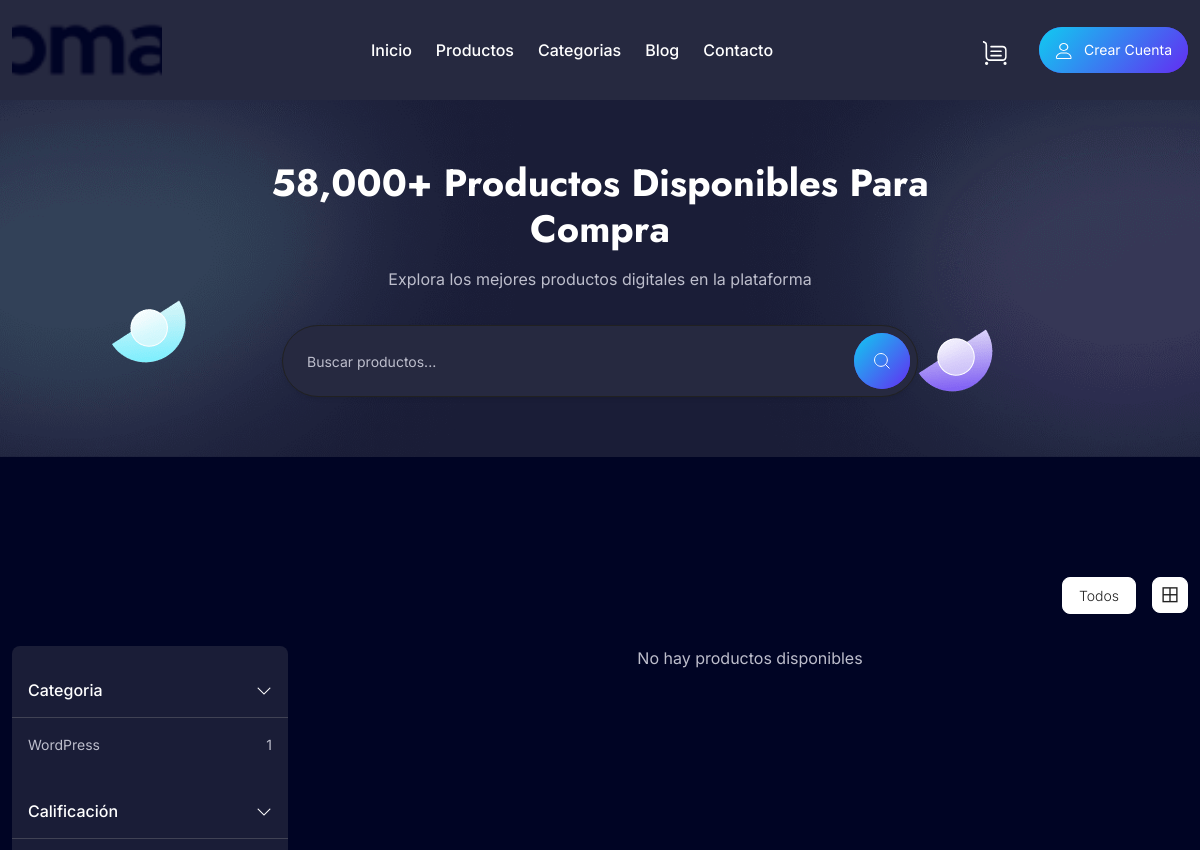
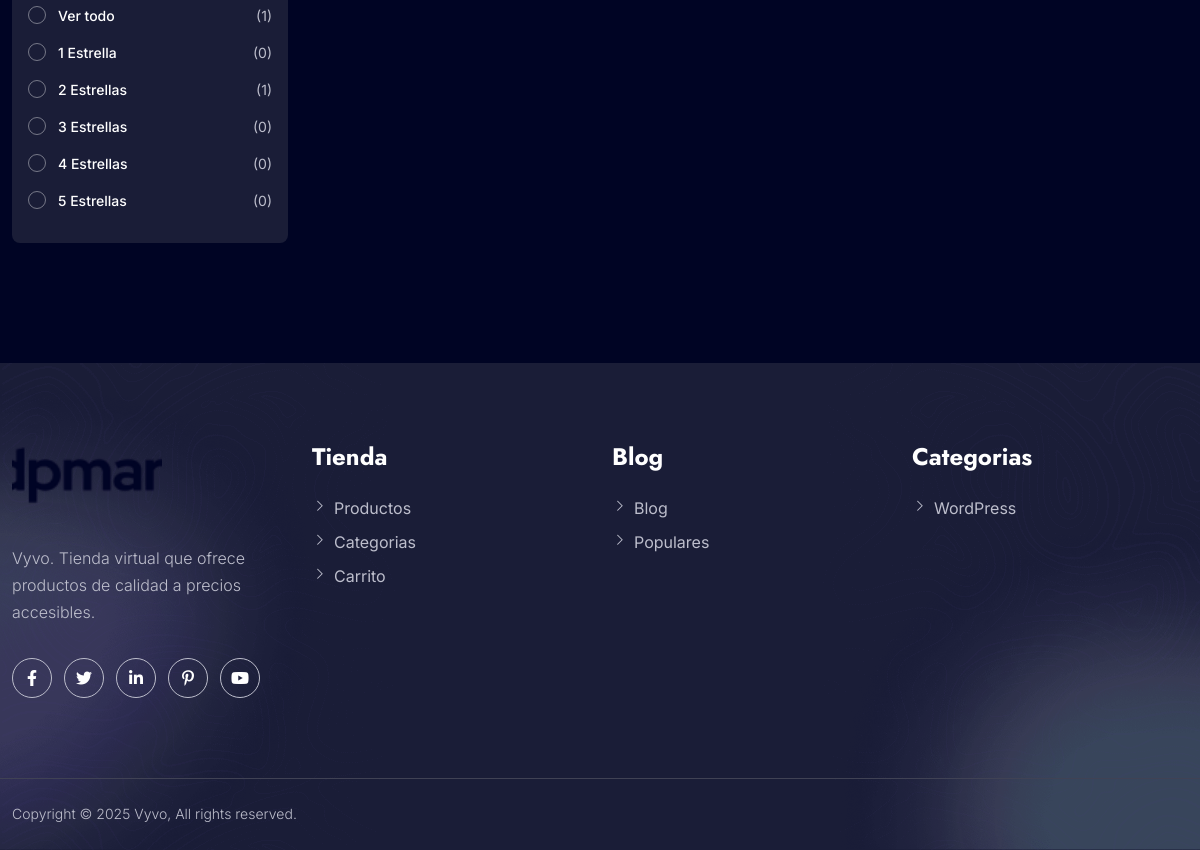
/shop/?category=1, run on an earlier commit of the app's database (2 pictures, top to bottom).
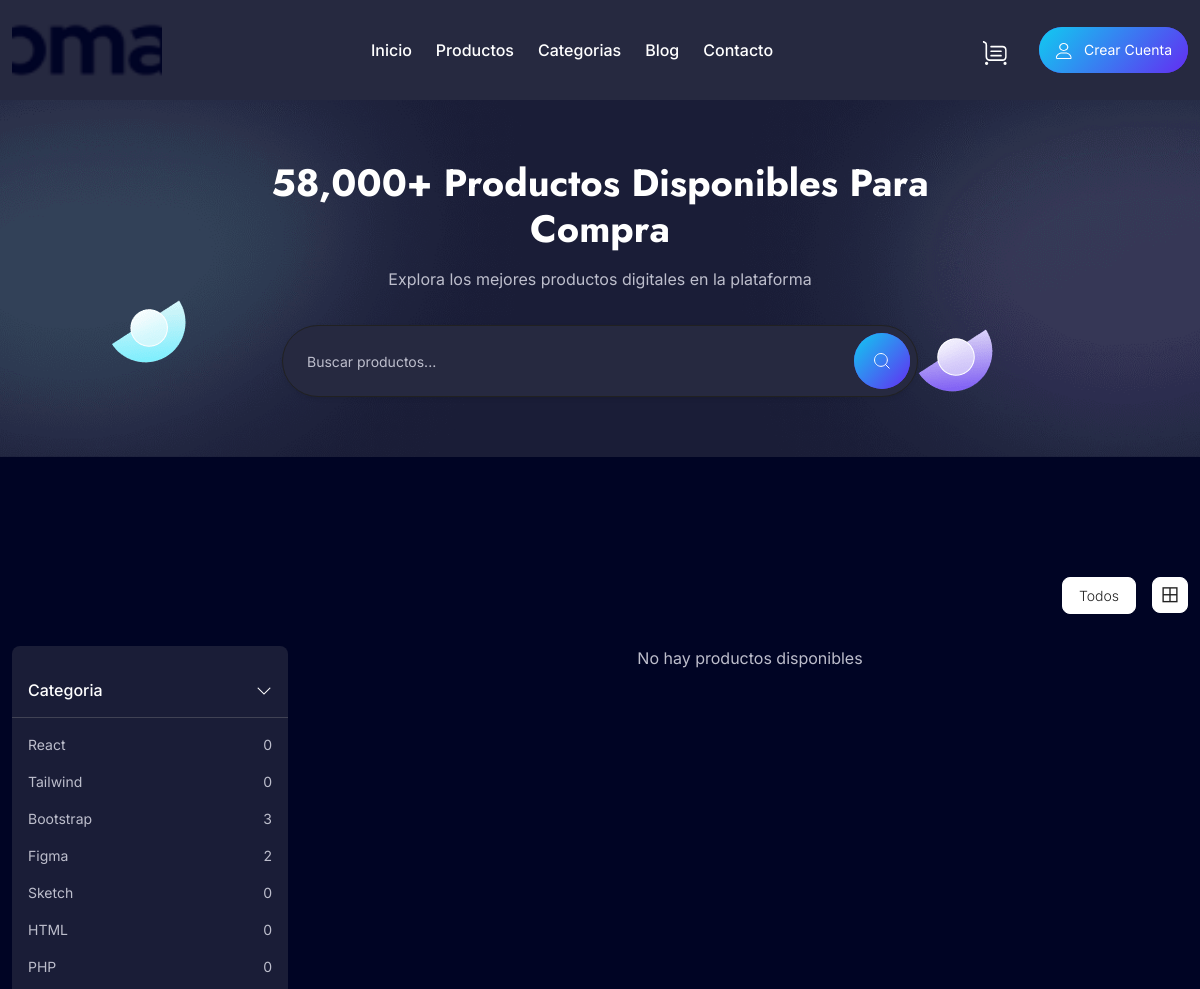
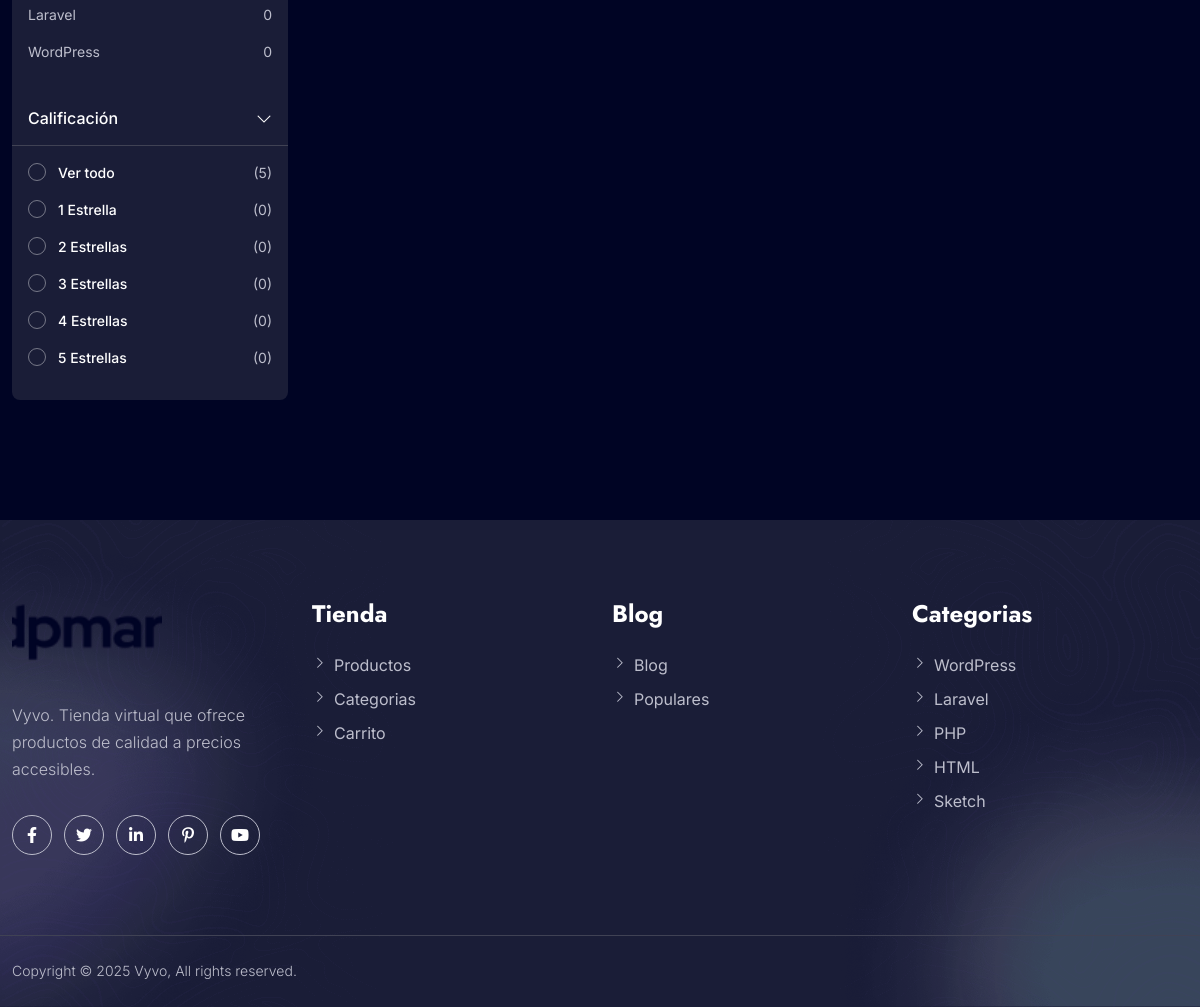
And on a later commit of the database (2 pictures, top to bottom).
### apps/shop/models.py (models this page shows, shortened)
class Category(models.Model):
    name = models.CharField(max_length=100)
    icon = models.ImageField(upload_to='categories_icons/')
    image = models.ImageField(upload_to='categories_images/', null=True, blank=True)
    created_at = models.DateTimeField(auto_now_add=True)
    def __str__(self):
        return self.name

### apps/shop/views.py (the view)
# urls.py: path('shop/', ShopView.as_view(), name='products'),
class ShopView(ListView):
    template_name = "shop.html"
    model = Product
    context_object_name = "products"
    paginate_by = 9
    def get_context_data(self, **kwargs):
        context = super().get_context_data(**kwargs)
        context['categories'] = Category.objects.all().order_by('-created_at')[:12]
        context['rating'] = {
            'all': Product.objects.all().count(),
            'one_star': Product.objects.filter(reviews__rating=1).count(),
            'two_star': Product.objects.filter(reviews__rating=2).count(),
            'three_star': Product.objects.filter(reviews__rating=3).count(),
            'four_star': Product.objects.filter(reviews__rating=4).count(),
            'five_star': Product.objects.filter(reviews__rating=5).count(),
        }
        search = self.request.GET.get('search')
        if search:
            context['products'] = Product.objects.filter(name__icontains=search).order_by('-created_at')
        category = self.request.GET.get('category')
        if category:
            context['products'] = Product.objects.filter(category__name=category).order_by('-created_at')
        rating = self.request.GET.get('rating')
        if rating:
            if rating == 'all':
                context['products'] = Product.objects.all().order_by('-created_at')
            else:
                context['products'] = Product.objects.filter(reviews__rating=rating).order_by('-created_at')
        return context

### apps/shop/templates/shop.html (shortened to what this page needs)
{% extends 'base.html' %}
{% load static %}
{% block content %}
<section class="breadcrumb breadcrumb-one padding-y-60 section-bg position-relative z-index-1 overflow-hidden">
    <img src="{% static 'assets/images/gradients/breadcrumb-gradient-bg.png' %}" alt="" class="bg--gradient">
    <img src="{% static 'assets/images/shapes/element-moon3.png' %}" alt="" class="element one">
    <img src="{% static 'assets/images/shapes/element-moon1.png' %}" alt="" class="element three">
    <div class="container container-two">
        <div class="row justify-content-center">
            <div class="col-lg-7">
                <div class="breadcrumb-one-content">
                    <h3 class="breadcrumb-one-content__title text-center mb-3 text-capitalize">58,000+ productos
                        disponibles para compra</h3>
                    <p class="breadcrumb-one-content__desc text-center text-black-three">Explora los mejores productos digitales en la plataforma</p>
                    <form action="{% url 'shop:products' %}" class="search-box">
                        <input type="text" name="search" class="common-input common-input--lg pill shadow-sm"
                            placeholder="Buscar productos..." value="{{ request.GET.search }}">
                        <button type="submit" class="btn btn-main btn-icon icon border-0">
                            <img src="{% static 'assets/images/icons/search.svg' %}" alt="">
                        </button>
                    </form>
                </div>
            </div>
        </div>
    </div>
</section>
<section class="all-product padding-y-120">
    <div class="container container-two">
        <div class="row">
            <div class="col-lg-12">
                <div class="filter-tab gap-3 flx-between">
                    <ul class="nav common-tab nav-pills mb-0 gap-lg-2 gap-1 ms-lg-auto" id="pills-tab"
                        role="tablist">
                        <li class="nav-item" role="presentation">
                            <button class="nav-link active" id="pills-product-tab" data-bs-toggle="pill"
                                data-bs-target="#pills-product" type="button" role="tab"
                                aria-controls="pills-product" aria-selected="true">Todos</button>
                        </li>
                    </ul>
                    <div class="list-grid d-flex align-items-center gap-2">
                        <button class="list-grid__button grid-button d-sm-flex d-none active text-body"><i
                                class="las la-border-all"></i></button>
                    </div>
                </div>
            </div>
            <div class="col-xl-3 col-lg-4">
                <div class="filter-sidebar">
                    <div class="filter-sidebar__item">
                        <button type="button"
                            class="filter-sidebar__button font-16 text-capitalize fw-500">Categoria</button>
                        <div class="filter-sidebar__content">
                            <ul class="filter-sidebar-list">
                                {% for category in categories %}
                                <li class="filter-sidebar-list__item">
                                    <a href="{% url 'shop:products' %}?category={{ category }}" class="filter-sidebar-list__text">
                                        {{ category.name }} <span class="qty">{{ category.products.count }}</span>
                                    </a>
                                </li>
                                {% endfor %}
                            </ul>
                        </div>
                    </div>
                    <div class="filter-sidebar__item">
                        <button type="button"
                            class="filter-sidebar__button font-16 text-capitalize fw-500">Calificación</button>
                        <div class="filter-sidebar__content">
                            <ul class="filter-sidebar-list">
                                <li class="filter-sidebar-list__item" data-rating="all">
                                    <div class="filter-sidebar-list__text">
                                        <div class="common-check common-radio">
                                            <input class="form-check-input" type="radio" name="radio" id="veiwAll">
                                            <label class="form-check-label" for="veiwAll"> Ver todo</label>
                                        </div>
                                        <span class="qty">({{ rating.all }})</span>
                                    </div>
                                </li>
                                <li class="filter-sidebar-list__item" data-rating="1">
                                    <div class="filter-sidebar-list__text">
                                        <div class="common-check common-radio">
                                            <input class="form-check-input" type="radio" name="radio" id="oneStar">
                                            <label class="form-check-label" for="oneStar"> 1 Estrella</label>
                                        </div>
                                        <span class="qty">({{ rating.one_star }})</span>
                                    </div>
                                </li>
                                <li class="filter-sidebar-list__item" data-rating="2">
                                    <div class="filter-sidebar-list__text">
                                        <div class="common-check common-radio">
                                            <input class="form-check-input" type="radio" name="radio" id="twoStar">
                                            <label class="form-check-label" for="twoStar"> 2 Estrellas</label>
                                        </div>
                                        <span class="qty">({{ rating.two_star }})</span>
                                    </div>
                                </li>
                                <li class="filter-sidebar-list__item" data-rating="3">
                                    <div class="filter-sidebar-list__text">
                                        <div class="common-check common-radio">
                                            <input class="form-check-input" type="radio" name="radio"
                                                id="threeStar">
                                            <label class="form-check-label" for="threeStar"> 3 Estrellas</label>
                                        </div>
                                        <span class="qty">({{ rating.three_star }})</span>
                                    </div>
                                </li>
                                <li class="filter-sidebar-list__item" data-rating="4">
                                    <div class="filter-sidebar-list__text">
                                        <div class="common-check common-radio">
                                            <input class="form-check-input" type="radio" name="radio" id="fourStar">
                                            <label class="form-check-label" for="fourStar"> 4 Estrellas</label>
                                        </div>
                                        <span class="qty">({{ rating.four_star }})</span>
                                    </div>
                                </li>
                                <li class="filter-sidebar-list__item" data-rating="5">
                                    <div class="filter-sidebar-list__text">
                                        <div class="common-check common-radio">
                                            <input class="form-check-input" type="radio" name="radio" id="fiveStar">
                                            <label class="form-check-label" for="fiveStar"> 5 Estrellas</label>
                                        </div>
                                        <span class="qty">({{ rating.five_star }})</span>
                                    </div>
                                </li>
                            </ul>
                        </div>
                    </div>
                </div>
            </div>
            <div class="col-xl-9 col-lg-8">
                <div class="tab-content" id="pills-tabContent">
                    <div class="tab-pane fade show active" id="pills-product" role="tabpanel"
                        aria-labelledby="pills-product-tab" tabindex="0">
                        <div class="row gy-4 list-grid-wrapper">
                            {% for product in products %}
                            {% include 'includes/product-card.html' %}
                            {% empty %}
                            <div class="col-12">
                                <div class="text-center">No hay productos disponibles</div>
                            </div>
                            {% endfor %}
                        </div>
                    </div>
                </div>
            </div>
        </div>
    </div>
</section>
{% endblock %}

### templates/includes/footer.html (shortened to what this page needs)
{% load static %}
<footer class="footer-two section-bg position-relative z-index-1 overflow-hidden">
    <img src="{% static 'assets/images/gradients/footer-gradient-bg.png' %}" alt="" class="bg--gradient">
    <img src="{% static 'assets/images/shapes/footer-pattern1.png' %}" alt=""
        class="position-absolute end-0 top-0 z-index--1">
    <img src="{% static 'assets/images/shapes/footer-pattern2.png' %}" alt=""
        class="position-absolute start-0 top-0 z-index--1">
    <div class="footer-inner padding-y-120">
        <div class="container container-two">
            <div class="row gy-5">
                <div class="col-xl-3 col-sm-6">
                    <div class="footer-widget">
                        <div class="footer-widget__logo">
                            <a href="index.html">
                                <img src="{% static 'assets/images/logo.png' %}" alt=""
                                    class="dark-version" style="width: 150px; height: 250px; object-fit: cover;">
                            </a>
                        </div>
                        <p class="footer-widget__desc">Vyvo. Tienda virtual que ofrece productos de calidad a precios accesibles.</p>
                        <div class="footer-widget__social">
                            <ul class="social-icon-list">
                                <li class="social-icon-list__item">
                                    <a href="https://www.facebook.com" class="social-icon-list__link flx-center"><i
                                            class="fab fa-facebook-f"></i></a>
                                </li>
                                <li class="social-icon-list__item">
                                    <a href="https://www.twitter.com" class="social-icon-list__link flx-center"> <i
                                            class="fab fa-twitter"></i></a>
                                </li>
                                <li class="social-icon-list__item">
                                    <a href="https://www.linkedin.com" class="social-icon-list__link flx-center"> <i
                                            class="fab fa-linkedin-in"></i></a>
                                </li>
                                <li class="social-icon-list__item">
                                    <a href="https://www.pinterest.com" class="social-icon-list__link flx-center">
                                        <i class="fab fa-pinterest-p"></i></a>
                                </li>
                                <li class="social-icon-list__item">
                                    <a href="https://www.pinterest.com" class="social-icon-list__link flx-center">
                                        <i class="fab fa-youtube"></i></a>
                                </li>
                            </ul>
                        </div>
                    </div>
                </div>
                <div class="col-xl-2 col-sm-6 col-xs-6">
                    <div class="footer-widget">
                        <h5 class="footer-widget__title">Tienda</h5>
                        <ul class="footer-lists">
                            <li class="footer-lists__item"><a href="{% url 'shop:products' %}"
                                    class="footer-lists__link">Productos </a></li>
                            <li class="footer-lists__item"><a href="javascript:void(0)"
                                    class="footer-lists__link">Categorias</a></li>
                            <li class="footer-lists__item"><a href="javascript:void(0)"
                                    class="footer-lists__link">Carrito</a></li>
                        </ul>
                    </div>
                </div>
                <div class="col-xl-1 d-xl-block d-none"></div>
                <div class="col-xl-3 col-sm-6 col-xs-6">
                    <div class="footer-widget">
                        <h5 class="footer-widget__title">Blog </h5>
                        <ul class="footer-lists">
                            <li class="footer-lists__item"><a href="javascript:void(0)"
                                    class="footer-lists__link">Blog </a></li>
                            <li class="footer-lists__item"><a href="javascript:void(0)"
                                    class="footer-lists__link">Populares</a></li>
                        </ul>
                    </div>
                </div>
                <div class="col-xl-3 col-sm-6 col-xs-6">
                    <div class="footer-widget">
                        <h5 class="footer-widget__title">Categorias</h5>
                        <ul class="footer-lists">
                            {% for category in categories_footer %}
                            <li class="footer-lists__item"><a href="{% url 'shop:products' %}?category={{ category.id }}"
                                    class="footer-lists__link">{{ category.name }}</a></li>
                            {% endfor %}
                        </ul>
                    </div>
                </div>
            </div>
        </div>
    </div>
    <div class="bottom-footer-two">
        <div class="container container-two">
            <div class="bottom-footer__inner flx-between gap-3">
                <p class="bottom-footer__text font-14"> Copyright &copy; 2025 Vyvo, All rights reserved.</p>
            </div>
        </div>
    </div>
</footer>

What changed in the data, as far as the page shows it:
added Category: name "React", products.count "0", shown under "58,000+ Productos Disponibles Para Compra"
added Category: name "Tailwind", products.count "0", shown under "58,000+ Productos Disponibles Para Compra"
added Category: name "Bootstrap", products.count "3", shown under "58,000+ Productos Disponibles Para Compra"
added Category: name "Figma", products.count "2", shown under "58,000+ Productos Disponibles Para Compra"
added Category: name "Sketch", products.count "0"
added Category: name "HTML", products.count "0"
added Category: name "PHP", products.count "0"
added Category: name "Laravel", products.count "0"
changed Category "WordPress": products.count "1" → "0"
Also different on the page:
{{ rating.all }}: "1" → "5"
{{ rating.two_star }}: "1" → "0"
